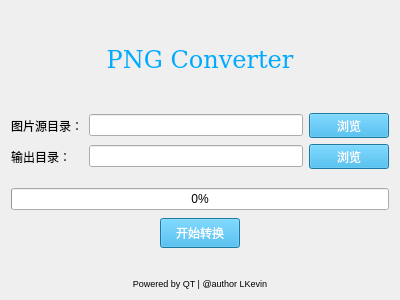
<?xml version="1.0" encoding="UTF-8"?>
<ui version="4.0">
 <class>Widget</class>
 <widget class="QWidget" name="Widget">
  <property name="geometry">
   <rect>
    <x>0</x>
    <y>0</y>
    <width>400</width>
    <height>300</height>
   </rect>
  </property>
  <property name="sizePolicy">
   <sizepolicy hsizetype="Fixed" vsizetype="Fixed">
    <horstretch>0</horstretch>
    <verstretch>0</verstretch>
   </sizepolicy>
  </property>
  <property name="minimumSize">
   <size>
    <width>400</width>
    <height>300</height>
   </size>
  </property>
  <property name="maximumSize">
   <size>
    <width>400</width>
    <height>300</height>
   </size>
  </property>
  <property name="windowTitle">
   <string>Widget</string>
  </property>
  <property name="styleSheet">
   <string notr="true">QPushButton
{
	color: white;
	background-color: #27a9e3;

}

QPushButton:hover{background-color: #66c011;}

</string>
  </property>
  <layout class="QGridLayout" name="gridLayout_2">
   <item row="0" column="0">
    <layout class="QHBoxLayout" name="horizontalLayout_2">
     <item>
      <widget class="QLabel" name="label_3">
       <property name="font">
        <font>
         <family>Bitstream Vera Serif</family>
         <pointsize>18</pointsize>
         <weight>9</weight>
         <italic>false</italic>
         <bold>false</bold>
        </font>
       </property>
       <property name="styleSheet">
        <string notr="true">color: rgb(0, 170, 255);
font: 75 18pt &quot;Bitstream Vera Serif&quot;;</string>
       </property>
       <property name="text">
        <string>PNG Converter</string>
       </property>
       <property name="textFormat">
        <enum>Qt::AutoText</enum>
       </property>
       <property name="alignment">
        <set>Qt::AlignCenter</set>
       </property>
      </widget>
     </item>
    </layout>
   </item>
   <item row="4" column="0">
    <layout class="QHBoxLayout" name="horizontalLayout">
     <property name="bottomMargin">
      <number>8</number>
     </property>
     <item>
      <spacer name="horizontalSpacer">
       <property name="orientation">
        <enum>Qt::Horizontal</enum>
       </property>
       <property name="sizeHint" stdset="0">
        <size>
         <width>40</width>
         <height>20</height>
        </size>
       </property>
      </spacer>
     </item>
     <item>
      <widget class="QPushButton" name="startBtn">
       <property name="sizePolicy">
        <sizepolicy hsizetype="Fixed" vsizetype="Fixed">
         <horstretch>0</horstretch>
         <verstretch>0</verstretch>
        </sizepolicy>
       </property>
       <property name="minimumSize">
        <size>
         <width>0</width>
         <height>30</height>
        </size>
       </property>
       <property name="maximumSize">
        <size>
         <width>80</width>
         <height>25</height>
        </size>
       </property>
       <property name="text">
        <string>开始转换</string>
       </property>
      </widget>
     </item>
     <item>
      <spacer name="horizontalSpacer_2">
       <property name="orientation">
        <enum>Qt::Horizontal</enum>
       </property>
       <property name="sizeHint" stdset="0">
        <size>
         <width>40</width>
         <height>20</height>
        </size>
       </property>
      </spacer>
     </item>
    </layout>
   </item>
   <item row="1" column="0">
    <layout class="QGridLayout" name="gridLayout">
     <item row="0" column="0">
      <widget class="QLabel" name="label">
       <property name="text">
        <string>图片源目录：</string>
       </property>
      </widget>
     </item>
     <item row="0" column="1">
      <widget class="QLineEdit" name="inputlineEdit"/>
     </item>
     <item row="0" column="2">
      <widget class="QPushButton" name="inputBtn">
       <property name="minimumSize">
        <size>
         <width>0</width>
         <height>25</height>
        </size>
       </property>
       <property name="maximumSize">
        <size>
         <width>16777215</width>
         <height>25</height>
        </size>
       </property>
       <property name="text">
        <string>浏览</string>
       </property>
      </widget>
     </item>
     <item row="1" column="0">
      <widget class="QLabel" name="label_2">
       <property name="text">
        <string>输出目录：</string>
       </property>
      </widget>
     </item>
     <item row="1" column="1">
      <widget class="QLineEdit" name="outputlineEdit"/>
     </item>
     <item row="1" column="2">
      <widget class="QPushButton" name="outputBtn">
       <property name="minimumSize">
        <size>
         <width>0</width>
         <height>25</height>
        </size>
       </property>
       <property name="maximumSize">
        <size>
         <width>16777215</width>
         <height>25</height>
        </size>
       </property>
       <property name="text">
        <string>浏览</string>
       </property>
      </widget>
     </item>
    </layout>
   </item>
   <item row="3" column="0">
    <widget class="QProgressBar" name="progressBar">
     <property name="value">
      <number>0</number>
     </property>
    </widget>
   </item>
   <item row="2" column="0">
    <spacer name="verticalSpacer">
     <property name="orientation">
      <enum>Qt::Vertical</enum>
     </property>
     <property name="sizeType">
      <enum>QSizePolicy::Fixed</enum>
     </property>
     <property name="sizeHint" stdset="0">
      <size>
       <width>20</width>
       <height>13</height>
      </size>
     </property>
    </spacer>
   </item>
   <item row="6" column="0">
    <widget class="QLabel" name="label_4">
     <property name="sizePolicy">
      <sizepolicy hsizetype="Preferred" vsizetype="Fixed">
       <horstretch>0</horstretch>
       <verstretch>0</verstretch>
      </sizepolicy>
     </property>
     <property name="font">
      <font>
       <pointsize>7</pointsize>
      </font>
     </property>
     <property name="text">
      <string>Powered by QT | @author LKevin</string>
     </property>
     <property name="alignment">
      <set>Qt::AlignBottom|Qt::AlignHCenter</set>
     </property>
    </widget>
   </item>
   <item row="5" column="0">
    <spacer name="verticalSpacer_2">
     <property name="orientation">
      <enum>Qt::Vertical</enum>
     </property>
     <property name="sizeType">
      <enum>QSizePolicy::Fixed</enum>
     </property>
     <property name="sizeHint" stdset="0">
      <size>
       <width>20</width>
       <height>18</height>
      </size>
     </property>
    </spacer>
   </item>
  </layout>
 </widget>
 <layoutdefault spacing="6" margin="11"/>
 <resources/>
 <connections/>
</ui>
